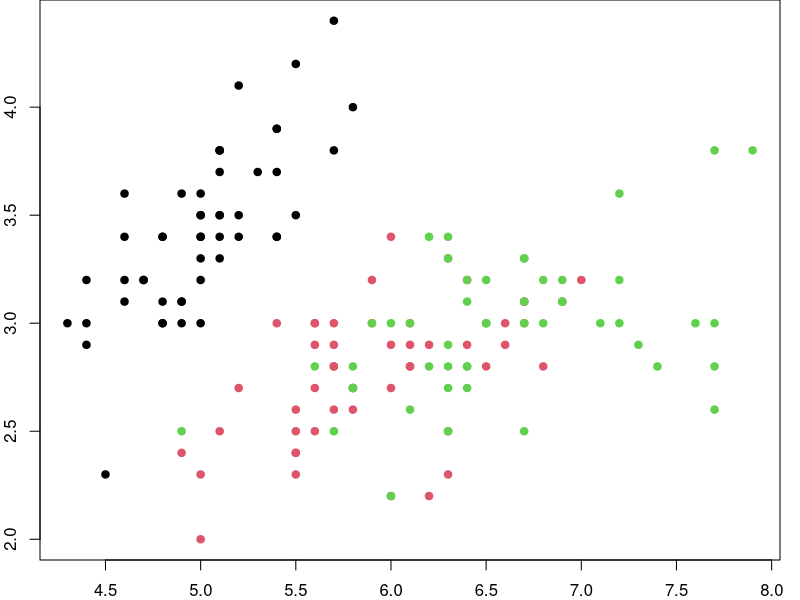
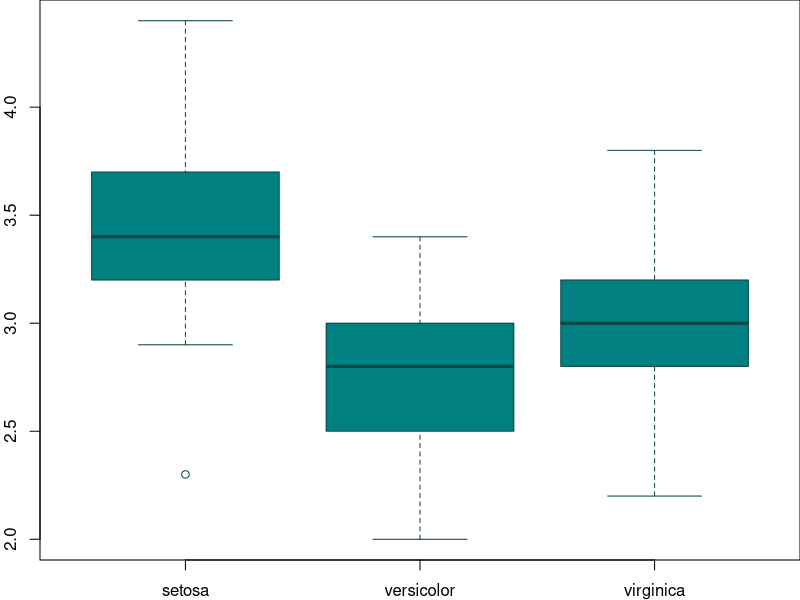
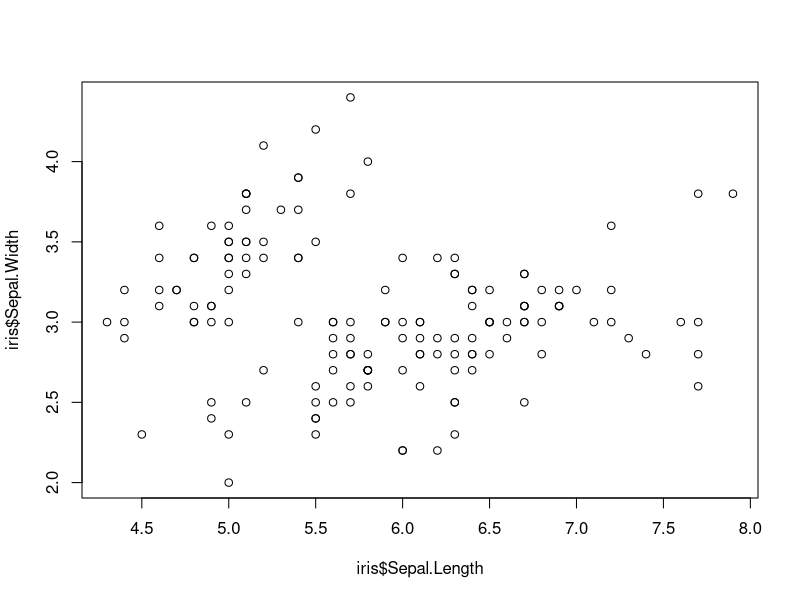

The R source for these figures, in order:
## ---- chunk 1
knitr::opts_chunk$set(results = 'asis',
                      echo = FALSE,
                      warning = FALSE,
                      tidy = FALSE,
                      message = FALSE,
                      fig.align = 'center',
                      out.width = "100%")
options(knitr.table.format = "html") 
## ---- chunk 2
svg('myplot.svg')
plot(iris$Sepal.Length, iris$Sepal.Width)
dev.off()
## ---- chunk 3
par(mar=c(2,2,0,1))
plot(x = iris$Sepal.Length, y = iris$Sepal.Width,
     col = iris$Species, pch = 19, xlab = "Sepal Length",
     ylab = "Sepal Width")
## ---- chunk 4
#trim whitespace
par(mar=c(2,2,0,0))
#plot boxplots
boxplot(iris$Sepal.Width~iris$Species,
        col = "#008080", 
        border = "#0b4545",
        ylab = "Sepal Width (cm)",
        xlab = "Species")
## ---- chunk 5
knitr::kable(
  iris[1:8,1:5], format = "html",
  caption = "A table made with the **knitr::kable** function.",
  align = "c", col.names = c("Sepal <br> Length",
                             "Sepal <br> Width",
                             "Petal <br> Length",
                             "Petal <br> Width",
                             "Species"),
  escape = FALSE)
